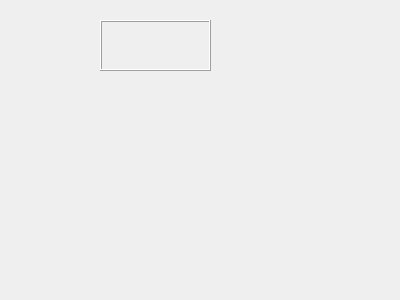
<?xml version="1.0" encoding="UTF-8"?>
<ui version="4.0">
 <class>MainWindow</class>
 <widget class="QMainWindow" name="MainWindow">
  <property name="geometry">
   <rect>
    <x>0</x>
    <y>0</y>
    <width>400</width>
    <height>300</height>
   </rect>
  </property>
  <property name="windowTitle">
   <string>MainWindow</string>
  </property>
  <widget class="QWidget" name="centralWidget">
   <widget class="QLabel" name="label_time">
    <property name="geometry">
     <rect>
      <x>100</x>
      <y>20</y>
      <width>111</width>
      <height>51</height>
     </rect>
    </property>
    <property name="focusPolicy">
     <enum>Qt::NoFocus</enum>
    </property>
    <property name="contextMenuPolicy">
     <enum>Qt::NoContextMenu</enum>
    </property>
    <property name="frameShape">
     <enum>QFrame::Box</enum>
    </property>
    <property name="frameShadow">
     <enum>QFrame::Raised</enum>
    </property>
    <property name="text">
     <string/>
    </property>
   </widget>
   <widget class="QLabel" name="label_time2">
    <property name="geometry">
     <rect>
      <x>100</x>
      <y>70</y>
      <width>111</width>
      <height>51</height>
     </rect>
    </property>
    <property name="text">
     <string/>
    </property>
   </widget>
   <widget class="QLabel" name="label_time3">
    <property name="geometry">
     <rect>
      <x>90</x>
      <y>140</y>
      <width>111</width>
      <height>51</height>
     </rect>
    </property>
    <property name="text">
     <string/>
    </property>
   </widget>
  </widget>
 </widget>
 <layoutdefault spacing="6" margin="11"/>
 <resources/>
 <connections/>
</ui>
